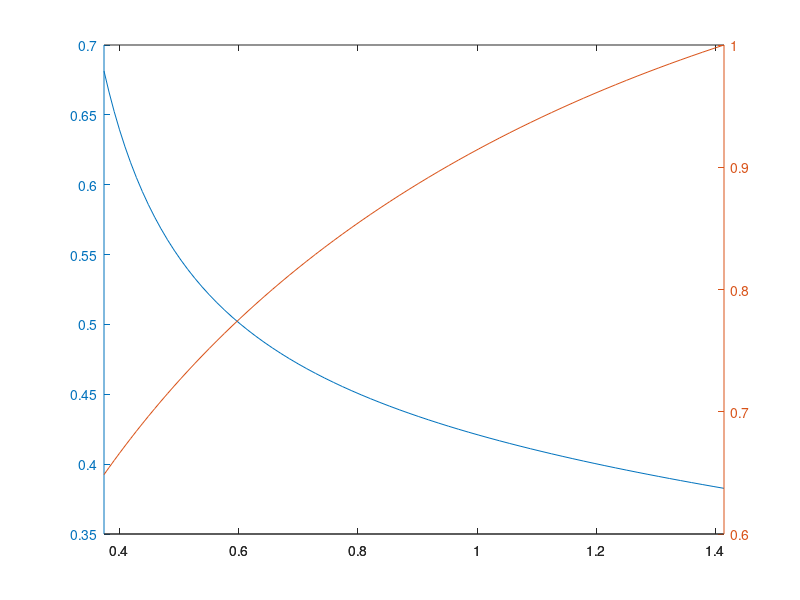

This chart was generated by the following MATLAB code:
clear all
close all

k=.3:.01:1;

fact=.125.*k.^4+.75.*k.^2+0.125;
A0=1;
A4=1;
A1=2.6131.*k./(fact.^(1/4));
A2=(2.4143.*k.^2+1)./(fact.^(1/2));
A3=(.9239.*k.^3+1.6892.*k)./(fact.^(3/4));

%need to keep track of w_c s everywhere!
Qt=1./sqrt(A1.*A3);
wbws=A1./A3;
cascab=(A1.*A2.*A3-A1.^2-A3.^2)./(A3.^2);

%plot(k,Qt,k,wbws,k,cascab);
plotyy(cascab,Qt,cascab,wbws)